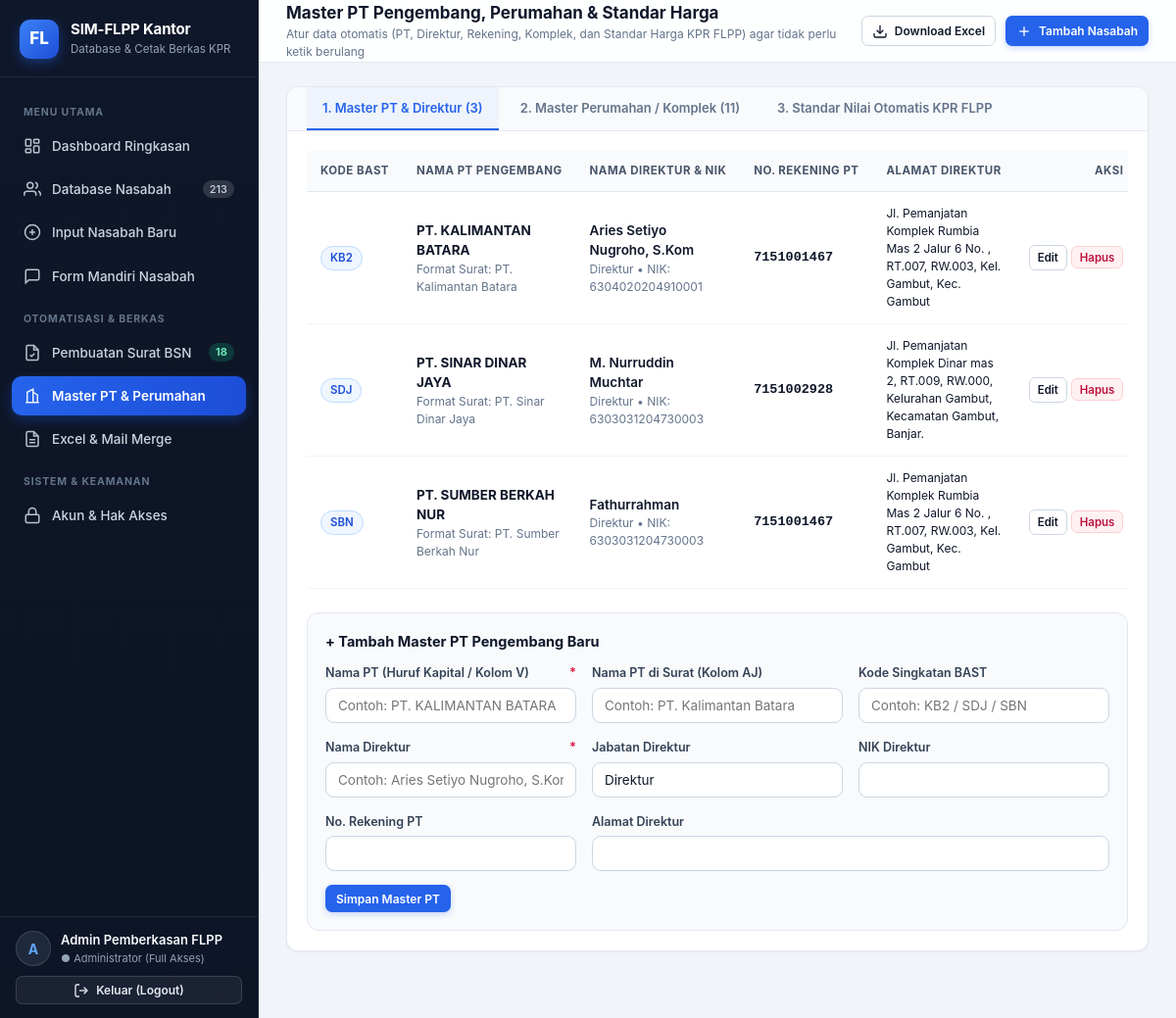
The app's page /index.php?page=master (signed in) with its own data.
### tables this page shows
CREATE TABLE master_pengembang (
                id INTEGER PRIMARY KEY AUTOINCREMENT,
                kode_pt TEXT NOT NULL DEFAULT '',
                pengembang TEXT NOT NULL,
                nama_pengembang TEXT NOT NULL DEFAULT '',
                nama_direktur TEXT NOT NULL DEFAULT '',
                jabatan_direktur TEXT NOT NULL DEFAULT 'Direktur',
                nik_direktur TEXT NOT NULL DEFAULT '',
                alamat_direktur TEXT NOT NULL DEFAULT '',
                no_rek_pt TEXT NOT NULL DEFAULT ''
            );

### app/bootstrap.php (called while the page is built, shortened)
<?php
require_once __DIR__ . '/helpers.php';
function currentUser(): ?array {
    return $_SESSION['user'] ?? null;
}
function isAdmin(): bool {
    return (($_SESSION['user']['role'] ?? '') === 'admin');
}

### app/helpers.php (called while the page is built, shortened)
<?php
function e(mixed $val): string {
    return htmlspecialchars((string)$val, ENT_QUOTES | ENT_SUBSTITUTE, 'UTF-8');
}

### views/master_data.php (the view, shortened to what this page needs)
<?php
$pageTitle = 'Master PT Pengembang, Perumahan & Standar Harga';
$pageSubtitle = 'Atur data otomatis (PT, Direktur, Rekening, Komplek, dan Standar Harga KPR FLPP) agar tidak perlu ketik berulang';
$listPt = $pdo->query("SELECT * FROM master_pengembang ORDER BY id ASC")->fetchAll();
$listPerum = $pdo->query("
    SELECT mp.*, pt.pengembang AS pt_nama, pt.nama_direktur AS pt_dir
    FROM master_perumahan mp
    LEFT JOIN master_pengembang pt ON pt.id = mp.pengembang_id
    ORDER BY mp.id ASC
")->fetchAll();
$editPtRow = null;
$editPerumRow = null;
require __DIR__ . '/layout_header.php';
?>
<div class="card">
    <div class="tabs-nav">
        <button type="button" class="tab-btn <?= $editPerumRow ? '' : 'active' ?>" data-tab-group="masterTabs" data-tab-btn="mPt">
            1. Master PT & Direktur (<?= count($listPt) ?>)
        </button>
        <button type="button" class="tab-btn <?= $editPerumRow ? 'active' : '' ?>" data-tab-group="masterTabs" data-tab-btn="mPerum">
            2. Master Perumahan / Komplek (<?= count($listPerum) ?>)
        </button>
        <button type="button" class="tab-btn" data-tab-group="masterTabs" data-tab-btn="mDefault">
            3. Standar Nilai Otomatis KPR FLPP
        </button>
    </div>
    <div class="card-body">
        <div class="tab-pane <?= $editPerumRow ? '' : 'active' ?>" data-tab-group="masterTabs" data-tab-pane="mPt">
            <div class="table-wrap" style="margin-bottom:24px;">
                <table class="data-table">
                    <thead>
                        <tr>
                            <th>Kode BAST</th>
                            <th>Nama PT Pengembang</th>
                            <th>Nama Direktur & NIK</th>
                            <th>No. Rekening PT</th>
                            <th>Alamat Direktur</th>
                            <?php if (isAdmin()): ?><th style="text-align:right;">Aksi</th><?php endif; ?>
                        </tr>
                    </thead>
                    <tbody>
                        <?php foreach ($listPt as $pt): ?>
                        <tr>
                            <td><span class="badge badge-blue"><?= e($pt['kode_pt'] ?: '-') ?></span></td>
                            <td>
                                <div style="font-weight:700;color:#0f172a;"><?= e($pt['pengembang']) ?></div>
                                <div style="font-size:12px;color:#64748b;">Format Surat: <?= e($pt['nama_pengembang']) ?></div>
                            </td>
                            <td>
                                <div style="font-weight:600;"><?= e($pt['nama_direktur']) ?></div>
                                <div style="font-size:12px;color:#64748b;"><?= e($pt['jabatan_direktur']) ?> • NIK: <?= e($pt['nik_direktur']) ?></div>
                            </td>
                            <td style="font-family:monospace;font-weight:600;"><?= e($pt['no_rek_pt']) ?></td>
                            <td style="font-size:12px;max-width:280px;"><?= e($pt['alamat_direktur']) ?></td>
                            <?php if (isAdmin()): ?>
                            <td style="text-align:right;white-space:nowrap;">
                                <a href="index.php?page=master&edit_pt=<?= (int)$pt['id'] ?>" class="btn btn-outline btn-xs">Edit</a>
                                <form method="post" action="index.php?page=delete_master_pt" style="display:inline;" onsubmit="return confirm('Hapus Master PT ini?');">
                                    <button type="submit" class="btn btn-danger btn-xs">Hapus</button>
                                </form>
                            </td>
                            <?php endif; ?>
                        </tr>
                        <?php endforeach; ?>
                    </tbody>
                </table>
            </div>
            <?php if (isAdmin()): ?>
            <div style="background:#f8fafc;border:1px solid #e2e8f0;border-radius:12px;padding:18px;">
                <h3 style="margin:0 0 12px;font-size:14.5px;font-weight:700;">
                    <?= $editPtRow ? 'Edit Master PT: ' . e($editPtRow['pengembang']) : '+ Tambah Master PT Pengembang Baru' ?>
                </h3>
                <form method="post" action="index.php?page=save_master_pt">
                    <div class="form-grid-3">
                        <div class="form-group">
                            <label class="form-label">Nama PT (Huruf Kapital / Kolom V) <span class="req-star">*</span></label>
                            <input type="text" name="pengembang" class="form-control" required value="<?= e($editPtRow['pengembang'] ?? '') ?>" placeholder="Contoh: PT. KALIMANTAN BATARA">
                        </div>
                        <div class="form-group">
                            <label class="form-label">Nama PT di Surat (Kolom AJ)</label>
                            <input type="text" name="nama_pengembang" class="form-control" value="<?= e($editPtRow['nama_pengembang'] ?? '') ?>" placeholder="Contoh: PT. Kalimantan Batara">
                        </div>
                        <div class="form-group">
                            <label class="form-label">Kode Singkatan BAST</label>
                            <input type="text" name="kode_pt" class="form-control" value="<?= e($editPtRow['kode_pt'] ?? '') ?>" placeholder="Contoh: KB2 / SDJ / SBN">
                        </div>
                        <div class="form-group">
                            <label class="form-label">Nama Direktur <span class="req-star">*</span></label>
                            <input type="text" name="nama_direktur" class="form-control" required value="<?= e($editPtRow['nama_direktur'] ?? '') ?>" placeholder="Contoh: Aries Setiyo Nugroho, S.Kom">
                        </div>
                        <div class="form-group">
                            <label class="form-label">Jabatan Direktur</label>
                            <input type="text" name="jabatan_direktur" class="form-control" value="<?= e($editPtRow['jabatan_direktur'] ?? 'Direktur') ?>">
                        </div>
                        <div class="form-group">
                            <label class="form-label">NIK Direktur</label>
                            <input type="text" name="nik_direktur" class="form-control" value="<?= e($editPtRow['nik_direktur'] ?? '') ?>">
                        </div>
                        <div class="form-group">
                            <label class="form-label">No. Rekening PT</label>
                            <input type="text" name="no_rek_pt" class="form-control" value="<?= e($editPtRow['no_rek_pt'] ?? '') ?>">
                        </div>
                        <div class="form-group" style="grid-column: span 2;">
                            <label class="form-label">Alamat Direktur</label>
                            <input type="text" name="alamat_direktur" class="form-control" value="<?= e($editPtRow['alamat_direktur'] ?? '') ?>">
                        </div>
                    </div>
                    <div style="margin-top:14px;display:flex;gap:8px;">
                        <button type="submit" class="btn btn-primary btn-sm"><?= $editPtRow ? 'Simpan Perubahan PT' : 'Simpan Master PT' ?></button>
                    </div>
                </form>
            </div>
            <?php endif; ?>
        </div>
    </div>
</div>
<?php require __DIR__ . '/layout_footer.php'; ?>

### index.php (shortened to what this page needs)
<?php
require_once __DIR__ . '/app/bootstrap.php';
$page = $_GET['page'] ?? (isLoggedIn() ? 'dashboard' : 'login');
switch ($page) {
    case 'master':
        require __DIR__ . '/views/master_data.php';
        break;
}

### views/layout_header.php (shortened to what this page needs)
<?php
$user = currentUser();
$currPage = $_GET['page'] ?? 'dashboard';
$totalNasabahNav = (int)$pdo->query("SELECT COUNT(*) FROM nasabah")->fetchColumn();
?>
<!DOCTYPE html>
<html lang="id">
<head>
    <link rel="stylesheet" href="assets/css/style.css?v=1.0">
</head>
<body>
<div class="app-shell">
    <aside class="sidebar" id="appSidebar">
        <div class="sidebar-brand">
            <div class="brand-logo">FL</div>
            <div>
                <div class="brand-title">SIM-FLPP Kantor</div>
                <div class="brand-subtitle">Database & Cetak Berkas KPR</div>
            </div>
        </div>
        <nav class="sidebar-nav">
            <div class="nav-section-label">Menu Utama</div>
            <a href="index.php?page=dashboard" class="nav-link <?= $currPage === 'dashboard' ? 'active' : '' ?>">
                <svg viewBox="0 0 24 24" fill="none" stroke="currentColor" stroke-width="2"><rect x="3" y="3" width="7" height="9" rx="1"/><rect x="14" y="3" width="7" height="5" rx="1"/><rect x="14" y="12" width="7" height="9" rx="1"/><rect x="3" y="16" width="7" height="5" rx="1"/></svg>
                <span>Dashboard Ringkasan</span>
            </a>
            <a href="index.php?page=nasabah" class="nav-link <?= in_array($currPage, ['nasabah', 'nasabah_detail'], true) ? 'active' : '' ?>">
                <svg viewBox="0 0 24 24" fill="none" stroke="currentColor" stroke-width="2"><path d="M17 21v-2a4 4 0 0 0-4-4H5a4 4 0 0 0-4 4v2"/><circle cx="9" cy="7" r="4"/><path d="M23 21v-2a4 4 0 0 0-3-3.87"/><path d="M16 3.13a4 4 0 0 1 0 7.75"/></svg>
                <span style="flex:1">Database Nasabah</span>
                <span style="background:rgba(255,255,255,0.14);padding:1px 7px;border-radius:99px;font-size:11px;"><?= $totalNasabahNav ?></span>
            </a>
            <?php if (isAdmin()): ?>
            <a href="index.php?page=nasabah_form" class="nav-link <?= $currPage === 'nasabah_form' ? 'active' : '' ?>">
                <svg viewBox="0 0 24 24" fill="none" stroke="currentColor" stroke-width="2"><circle cx="12" cy="12" r="10"/><line x1="12" y1="8" x2="12" y2="16"/><line x1="8" y1="12" x2="16" y2="12"/></svg>
                <span>Input Nasabah Baru</span>
            </a>
            <?php endif; ?>
            <a href="index.php?page=pengajuan" class="nav-link <?= $currPage === 'pengajuan' ? 'active' : '' ?>">
                <svg viewBox="0 0 24 24" fill="none" stroke="currentColor" stroke-width="2"><path d="M21 15a2 2 0 0 1-2 2H7l-4 4V5a2 2 0 0 1 2-2h14a2 2 0 0 1 2 2z"/></svg>
                <span style="flex:1">Form Mandiri Nasabah</span>
            </a>
            <div class="nav-section-label">Otomatisasi & Berkas</div>
            <a href="index.php?page=surat" class="nav-link <?= $currPage === 'surat' ? 'active' : '' ?>">
                <svg viewBox="0 0 24 24" fill="none" stroke="currentColor" stroke-width="2"><path d="M14 2H6a2 2 0 0 0-2 2v16a2 2 0 0 0 2 2h12a2 2 0 0 0 2-2V8z"/><polyline points="14 2 14 8 20 8"/><path d="M9 15l2 2 4-4"/></svg>
                <span style="flex:1">Pembuatan Surat BSN</span>
                <span style="background:rgba(16,185,129,0.22);color:#6ee7b7;font-weight:700;padding:1px 7px;border-radius:99px;font-size:11px;">18</span>
            </a>
            <a href="index.php?page=master" class="nav-link <?= $currPage === 'master' ? 'active' : '' ?>">
                <svg viewBox="0 0 24 24" fill="none" stroke="currentColor" stroke-width="2"><path d="M3 21h18"/><path d="M5 21V7l8-4v18"/><path d="M19 21V11l-6-4"/><path d="M9 9h.01"/><path d="M9 13h.01"/><path d="M9 17h.01"/></svg>
                <span>Master PT & Perumahan</span>
            </a>
            <a href="index.php?page=excel" class="nav-link <?= $currPage === 'excel' ? 'active' : '' ?>">
                <svg viewBox="0 0 24 24" fill="none" stroke="currentColor" stroke-width="2"><path d="M14 2H6a2 2 0 0 0-2 2v16a2 2 0 0 0 2 2h12a2 2 0 0 0 2-2V8z"/><polyline points="14 2 14 8 20 8"/><line x1="16" y1="13" x2="8" y2="13"/><line x1="16" y1="17" x2="8" y2="17"/></svg>
                <span>Excel & Mail Merge</span>
            </a>
            <div class="nav-section-label">Sistem & Keamanan</div>
            <a href="index.php?page=users" class="nav-link <?= $currPage === 'users' ? 'active' : '' ?>">
                <svg viewBox="0 0 24 24" fill="none" stroke="currentColor" stroke-width="2"><rect x="3" y="11" width="18" height="11" rx="2" ry="2"/><path d="M7 11V7a5 5 0 0 1 10 0v4"/></svg>
                <span>Akun & Hak Akses</span>
            </a>
        </nav>
        <div class="sidebar-footer">
            <div class="user-pill">
                <div class="user-avatar"><?= e(strtoupper(substr($user['full_name'] ?? 'U', 0, 1))) ?></div>
                <div class="user-meta">
                    <div class="user-name"><?= e($user['full_name'] ?? '') ?></div>
                    <div class="user-role">
                        <?= isAdmin() ? '● Administrator (Full Akses)' : '● Viewer (Lihat Saja)' ?>
                    </div>
                </div>
            </div>
            <form method="post" action="index.php?page=logout" style="margin:0;">
                <button type="submit" class="btn btn-outline btn-sm" style="width:100%;background:rgba(255,255,255,0.06);border-color:rgba(255,255,255,0.14);color:#e2e8f0;">
                    <svg viewBox="0 0 24 24" fill="none" stroke="currentColor" stroke-width="2"><path d="M9 21H5a2 2 0 0 1-2-2V5a2 2 0 0 1 2-2h4"/><polyline points="16 17 21 12 16 7"/><line x1="21" y1="12" x2="9" y2="12"/></svg>
                    Keluar (Logout)
                </button>
            </form>
        </div>
    </aside>
    <div class="main-area">
        <header class="topbar">
            <div class="topbar-left">
                <div>
                    <h1 class="page-heading"><?= e($pageTitle ?? 'Dashboard') ?></h1>
                    <?php if (!empty($pageSubtitle)): ?>
                        <p class="page-subheading"><?= e($pageSubtitle) ?></p>
                    <?php endif; ?>
                </div>
            </div>
            <div class="topbar-actions">
                <a href="export.php" class="btn btn-outline btn-sm" title="Download Excel (.xlsx) format asli Lembar1 untuk Word Mail Merge">
                    <svg viewBox="0 0 24 24" fill="none" stroke="currentColor" stroke-width="2"><path d="M21 15v4a2 2 0 0 1-2 2H5a2 2 0 0 1-2-2v-4"/><polyline points="7 10 12 15 17 10"/><line x1="12" y1="15" x2="12" y2="3"/></svg>
                    <span>Download Excel</span>
                </a>
                <?php if (isAdmin()): ?>
                <a href="index.php?page=nasabah_form" class="btn btn-primary btn-sm">
                    <svg viewBox="0 0 24 24" fill="none" stroke="currentColor" stroke-width="2"><line x1="12" y1="5" x2="12" y2="19"/><line x1="5" y1="12" x2="19" y2="12"/></svg>
                    <span>Tambah Nasabah</span>
                </a>
                <?php endif; ?>
            </div>
        </header>
        <main class="content-wrap">

### views/layout_footer.php (shortened to what this page needs)
        </main>
    </div>
</div>
</body>
</html>

### records on screen
master_pengembang: kode_pt "KB2", pengembang "PT. KALIMANTAN BATARA", nama_pengembang "PT. Kalimantan Batara", nama_direktur "Aries Setiyo Nugroho, S.Kom", jabatan_direktur "Direktur", nik_direktur "6304020204910001", no_rek_pt "7151001467", alamat_direktur "Jl. Pemanjatan Komplek Rumbia Mas 2 Jalur 6 No. , RT.007, RW.003, Kel. Gambut, Kec. Gambut"
master_pengembang: kode_pt "SDJ", pengembang "PT. SINAR DINAR JAYA", nama_pengembang "PT. Sinar Dinar Jaya", nama_direktur "M. Nurruddin Muchtar", jabatan_direktur "Direktur", nik_direktur "6303031204730003", no_rek_pt "7151002928", alamat_direktur "Jl. Pemanjatan Komplek Dinar mas 2, RT.009, RW.000, Kelurahan Gambut, Kecamatan Gambut, Banjar."
master_pengembang: kode_pt "SBN", pengembang "PT. SUMBER BERKAH NUR", nama_pengembang "PT. Sumber Berkah Nur", nama_direktur "Fathurrahman", jabatan_direktur "Direktur", nik_direktur "6303031204730003", no_rek_pt "7151001467", alamat_direktur "Jl. Pemanjatan Komplek Rumbia Mas 2 Jalur 6 No. , RT.007, RW.003, Kel. Gambut, Kec. Gambut"

### other values on screen
$totalNasabahNav "213"
substr($user['full_name'] ?? 'U', 0, 1) "A"
$user['full_name'] "Admin Pemberkasan FLPP"
$pageTitle "Master PT Pengembang, Perumahan & Standar Harga"
$pageSubtitle "Atur data otomatis (PT, Direktur, Rekening, Komplek, dan Standar Harga KPR FLPP) agar tidak perlu ketik berulang"
count($listPt) "3"
count($listPerum) "11"
